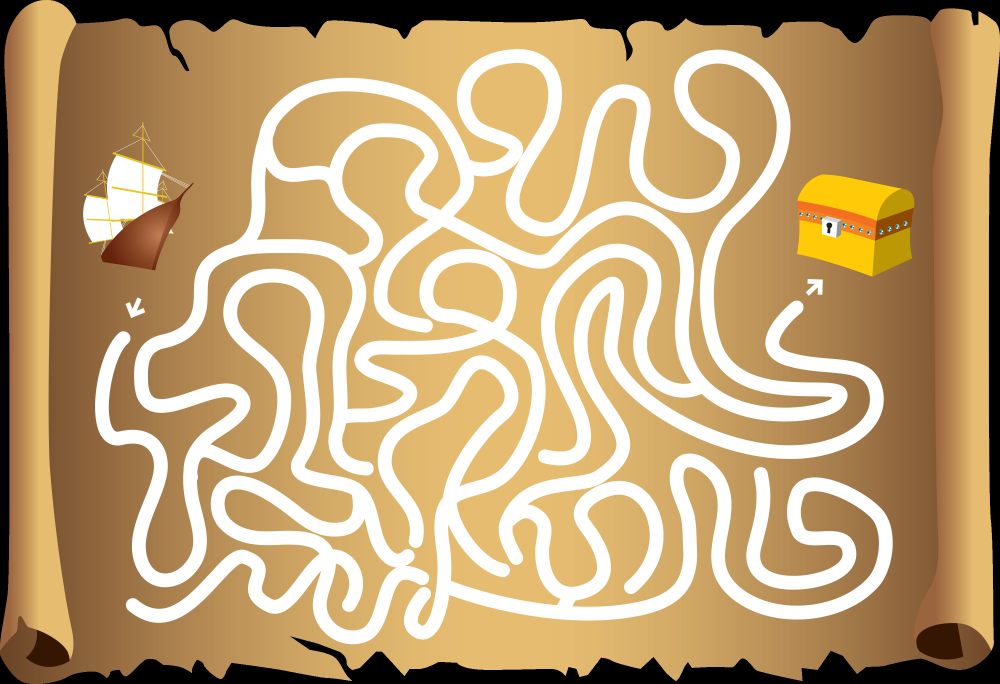
#> input picture maze_map_example.png, 1000 x 684 px
$ jupyter execute Path_planning_report.ipynb
#> lines starting #> are read from the running program, lines starting #| are printed output that depends on the picture; after the words box and inside, x2 and y2 are one past the last pixel; in counts of white or black regions, pixels touching at a corner belong together
## Path Planning

For the path planning component, we employed **cell decomposition** combined with the **Best-First Search** strategy, which led us to implement the A* algorithm.

### Disclaimer

The A* pathfinding algorithm was developed by following the pseudocode provided in the lecture *"Space Robotics Systems"*, delivered by Prof. Antonio Genova and Dr. Edoardo Del Vecchio from the Department of Mechanical and Aerospace Engineering, Sapienza University of Rome. During the development process, I used **ChatGPT** by OpenAI and **GitHub Copilot** to help refine the implementation, improve the code structure, and add meaningful comments. These tools provided suggestions that I adapted to meet the specific requirements of this project. This acknowledgment ensures transparency and helps prevent concerns related to plagiarism.

### Implementation Overview
To implement the A* algorithm, we followed this pseudocode:

### Importing Required Libraries

[cell 1]
import math
import numpy as np
import heapq
from PIL import Image, ImageDraw

### NODE Class Overview

The `NODE` class is designed to represent a point in the grid, encapsulating all the necessary attributes and methods for implementing the A* pathfinding algorithm. Below, we describe the key components of the `NODE` class and their roles:

#### **Attributes and Methods**

- `position`: Represents the coordinates of the node on the grid (e.g., `[x, y]`).

- `g`: The **cost** from the starting node to the current node. It is initialized to infinity (`float('inf')`) to indicate that nodes start off as unexplored.

- `h`: The **heuristic estimate** of the cost from the current node to the goal. This value guides the A* algorithm toward the goal.

- `f`: The **total cost**, computed as `f = g + h`. This value is used to prioritize nodes during the search.

- `parent`: A reference to the **parent node** in the path, used for path reconstruction.

- **Comparison (`__lt__`)**:
This method allows nodes to be compared based on their f value. It is crucial because we use heapq, a priority queue that requires comparison for efficient sorting.

- **String Representation (`__repr__`)**:
This method defines how the node should be represented when printed.

- **Path Reconstruction (`reconstruct_path`)**:
This static method is used to reconstruct the optimal path once the goal is reached. Starting from the goal node, it traces back through each node’s parent attribute until it reaches the start, thereby creating the complete path.

[cell 2]
class NODE:
    def __init__(self, position, g=float('inf'), h=0, parent=None):
        self.position = position
        self.g = g
        self.h = h
        self.f = g + h
        self.parent = parent

    # Nodes will be compared based on their f value, we use this because of the heapq
    def __lt__(self, other):
        return self.f < other.f

    # Function to represent the node
    def __repr__(self):
        return f"Node(position={self.position}, g={self.g}, h={self.h}, f={self.f})"

    @staticmethod
    def reconstruct_path(node):
        path = []
        while node:
            path.append(node.position)
            node = node.parent
        return path[::-1]

### Heuristic Function: Octile Distance

The heuristic function used in this implementation is based on the **Octile distance**, which is suitable when diagonal movement is allowed (resulting in 8 possible movement directions). This heuristic ensures an efficient estimation of the shortest path by considering both orthogonal and diagonal moves.
The values assigned to these movements are:
- Vertical/Horizontal Movement Cost = 1
- Diagonal Movement Cost = $\sqrt{2} \approx 1.414$

[cell 3]
# Heuristic function using Octile distance (allowing 8 directions of movement)
def Heuristic_function(node, goal):
    dx = abs(node.position[0] - goal.position[0])
    dy = abs(node.position[1] - goal.position[1])
    return max(dx, dy) + (math.sqrt(2) - 1) * min(dx, dy)

### A* Pathfinding Algorithm

The `A_star` function is the core of our path planning, implementing the A* search algorithm to find an optimal path from a start to a goal position on a grid-based map. Below, we provide a breakdown of how the algorithm operates:

#### Explanation of the Key Steps

- **Initialization**:
  - **Start and Goal Nodes**: The function begins by creating a start node (`START_NODE`) with `g = 0` (the cost to reach the start node is zero) and a goal node (`GOAL_NODE`).
  - **Heuristic Calculation**: The heuristic (`h`) for the start node is computed using the `Heuristic_function`.
  - **Data Structures**:
    - **Open List** (`OPEN_list`): A priority queue that stores nodes yet to be explored, sorted based on their `f` value (total estimated cost).
    - **Closed Set** (`CLOSED_set`): A set that tracks nodes that have already been explored.
    - **Nodes Dictionary** (`nodes`): Tracks nodes that have already been visited, ensuring that if a node is revisited, the algorithm always uses the shortest known path to reach it rather than simply using the most recent path.

- **Environment Matrix Representation**:
  - The **environment map** is represented as a matrix where:
    - **`0`** indicates a **free path** that the algorithm can traverse.
    - **`1`** indicates an **obstacle** that cannot be crossed.

- **Search Loop**:
  - The algorithm proceeds until the **open list** is empty. It repeatedly pops the node with the **lowest `f` value** from the open list.
  - If the **current node** is already in the closed set, it is skipped to avoid redundant processing. Otherwise, it is added to the closed set for tracking purposes.

- **Goal Check**:
  - If the current node's position matches the goal, the function reconstructs the **optimal path** using the `reconstruct_path()` method.

- **Exploration of Neighboring Nodes**:
  - **Moves**: The possible moves include 8 directions — vertical, horizontal, and diagonal.
  - For each potential move:
    - The **neighbor's position** is calculated, and checks are performed to ensure that it is within bounds and is not an obstacle.
    - If the position is already in the closed set, it is skipped.
    - The **movement cost** is calculated:
      - **Vertical/Horizontal Movement Cost** = 1
      - **Diagonal Movement Cost** = $\sqrt{2} \approx 1.414$
  - The **tentative cost (`g_tentative`)** to reach the neighbor is computed by adding the movement cost to the `g` value of the current node.

- **Neighbor Node Handling**:
  - If the neighbor node does not exist in the `nodes` dictionary, a **new node** is created.
  - If the newly found path to the neighbor is **more efficient** than any previously known path (i.e., has a lower `g` value), the neighbor node's values are updated to reflect this improvement.
  - The neighbor node is then added to the **open list** for future exploration.

- **No Path Found**:
  - If the **open list** is exhausted without reaching the goal, the function returns **`None`** and prints "No path found."

[cell 4]
def A_star(environment_map, start_position, goal_position):

    # Create the start and goal nodes
    start_node = NODE(start_position, g=0)
    goal_node = NODE(goal_position)

    # Set the heuristic value for the start node
    start_node.h = Heuristic_function(start_node, goal_node)
    start_node.f = start_node.g + start_node.h

    # Initialize the open and closed lists
    open_list = []
    heapq.heappush(open_list, start_node)
    closed_set = set()

    # Dictionary to keep track of nodes
    nodes = {}
    nodes[tuple(start_node.position)] = start_node

    while open_list:
        # Pop the node with the lowest f value
        current_node = heapq.heappop(open_list)

        # If the current node is in the closed set, skip it
        if tuple(current_node.position) in closed_set:
            continue

        # Add the current node's position to the closed set
        closed_set.add(tuple(current_node.position))

        # If the current node is the goal, reconstruct the path
        if current_node.position == goal_node.position:
            path = NODE.reconstruct_path(current_node)
            return path

        # Possible moves: 8 directions (including diagonals)
        moves = [[1, 0], [0, 1], [-1, 0], [0, -1],
                 [1, 1], [-1, -1], [1, -1], [-1, 1]]

        # Explore neighbors
        for move in moves:
            neighbor_position = [current_node.position[0] + move[0],
                                 current_node.position[1] + move[1]]
            neighbor_pos = tuple(neighbor_position)

            # Skip if out of bounds or obstacle
            if (neighbor_position[0] < 0 or neighbor_position[0] >= environment_map.shape[0] or
                neighbor_position[1] < 0 or neighbor_position[1] >= environment_map.shape[1] or
                environment_map[neighbor_position[0], neighbor_position[1]] == 1):
                continue

            # Skip if in closed set
            if neighbor_pos in closed_set:
                continue

            # Calculate movement cost (diagonal movement cost is sqrt(2))
            dx = abs(move[0])
            dy = abs(move[1])
            movement_cost = math.sqrt(2) if dx == 1 and dy == 1 else 1

            # Calculate tentative g value
            g_tentative = current_node.g + movement_cost

            # Create or get the neighbor node
            if neighbor_pos not in nodes:
                neighbor_node = NODE(neighbor_position)
                nodes[neighbor_pos] = neighbor_node
            else:
                neighbor_node = nodes[neighbor_pos]

            # If this path to neighbor is better, record it
            if g_tentative < neighbor_node.g:
                neighbor_node.g = g_tentative
                neighbor_node.h = Heuristic_function(neighbor_node, goal_node)
                neighbor_node.f = neighbor_node.g + neighbor_node.h
                neighbor_node.parent = current_node

                # Add the neighbor to the open list
                heapq.heappush(open_list, neighbor_node)

    print("No path found.")
    return None

### Example: Finding the Treasure

To illustrate how our A* pathfinding algorithm works, we present a simple example: the goal is to reach the **treasure** in the shortest possible path.

In the following grid map:

- The **starting point** is marked by a **pirate boat**, and the **goal** is to reach the **treasure**.
- The algorithm efficiently navigates through free paths while avoiding obstacles to determine the optimal route.

Below is an illustration of the grid:

[cell 5]
def convert_image_to_binary_array(image_path):
    # Load the image
#> called with image_path = 'maze_map_example.png'
    image = Image.open(image_path)
#> image is the input picture: PIL image 1000x684 RGB; mean R, G, B 191.1, 160.9, 117.1

    # Convert the image to grayscale
    image = image.convert("L")
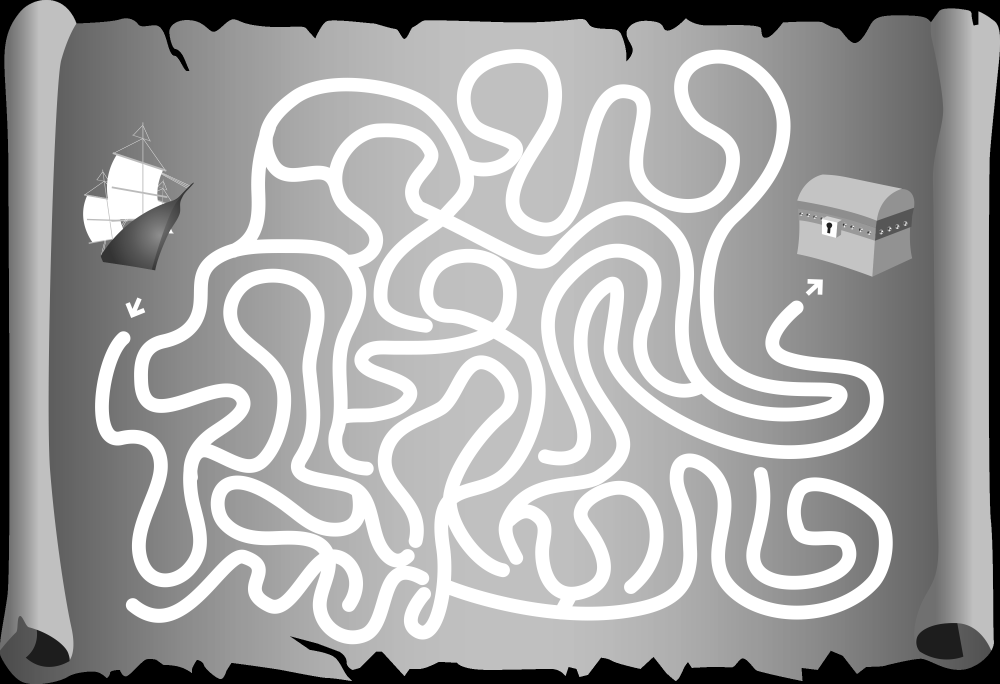
#> image: PIL image 1000x684 L; min 0, max 255, mean 165

    # Set the binary threshold
    binary_threshold = 200

    # Convert grayscale to binary image
    bw_image = image.point(lambda p: p < binary_threshold and 1)
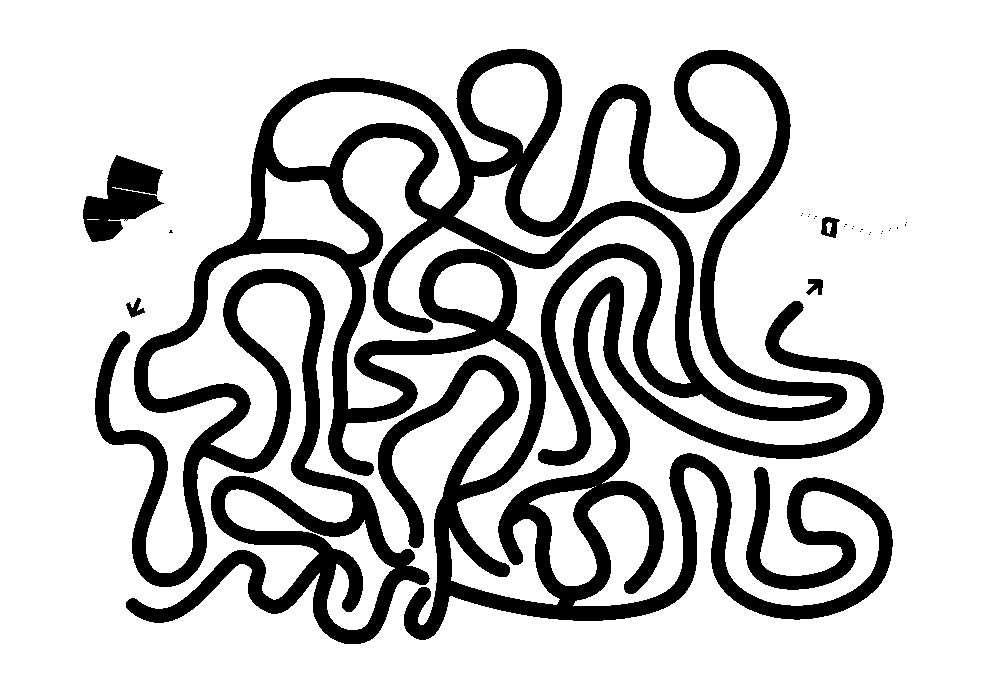
#> bw_image: PIL image 1000x684 L; values 0 (black) and 1 (white), 78.1% white; 27 black regions (22 under 20 px), largest, box (x1, y1, x2, y2) and area: (95, 49, 893, 644) 145452, (83, 155, 164, 242) 3877, (821, 217, 840, 238) 242, (806, 279, 823, 295) 181, (126, 298, 145, 318) 178

    # Convert image to numpy array
    binary_matrix = np.array(bw_image)
    return binary_matrix

def swap_path_coordinates(path_coordinates):
    # Swap the x and y coordinates of the path (to match the image)
    swapped_path = [[y, x] for x, y in path_coordinates]
    return swapped_path

def display_path(maze_name, path):
    # Load the maze image
    maze_path = maze_name
    maze_img = Image.open(maze_path)

    # Convert the maze image to RGB (to draw in color)
    maze_img = maze_img.convert("RGB")

    # Swap the x and y coordinates of the path (to match the image)
    path = swap_path_coordinates(path)

    # Create a drawing object
    draw = ImageDraw.Draw(maze_img)

    # Draw the path (red line or points)
    for i in range(len(path) - 1):
        x1, y1 = path[i]
        x2, y2 = path[i + 1]
        draw.line((x1, y1, x2, y2), fill=(255, 0, 0), width=4)  # Red line with width 2

    # Save and show the image
    maze_img.save("maze_with_path.png")
    maze_img.show()
    return

# Test the A* algorithm

# Define the start and goal positions
start_position = [340, 120]
goal_position = [310, 793]

# Load the binary matrix from the image
binary_matrix = convert_image_to_binary_array("maze_map_example.png")

# Find the path using A*
path = A_star(binary_matrix, start_position, goal_position)
#> path = 2274 pairs, first value 136 to 605, second value 108 to 870

# Display the path on the maze image
display_path("maze_map_example.png", path)
#> in swap_path_coordinates, `swapped_path = [[y, x] for x, y in path_coordinates]`: swapped_path = 2274 pairs, first value 108 to 870, second value 136 to 605
#> in display_path, `path = swap_path_coordinates(path)`: path has the same summary as swapped_path in swap_path_coordinates
#> the loop in display_path, `for i in range(len(path) - 1):` made 2273 passes
#> (x1, x2) on passes 1 to 3: (120, 120), (120, 120), (120, 120)
#> in display_path, `maze_img.save("maze_with_path.png")`:
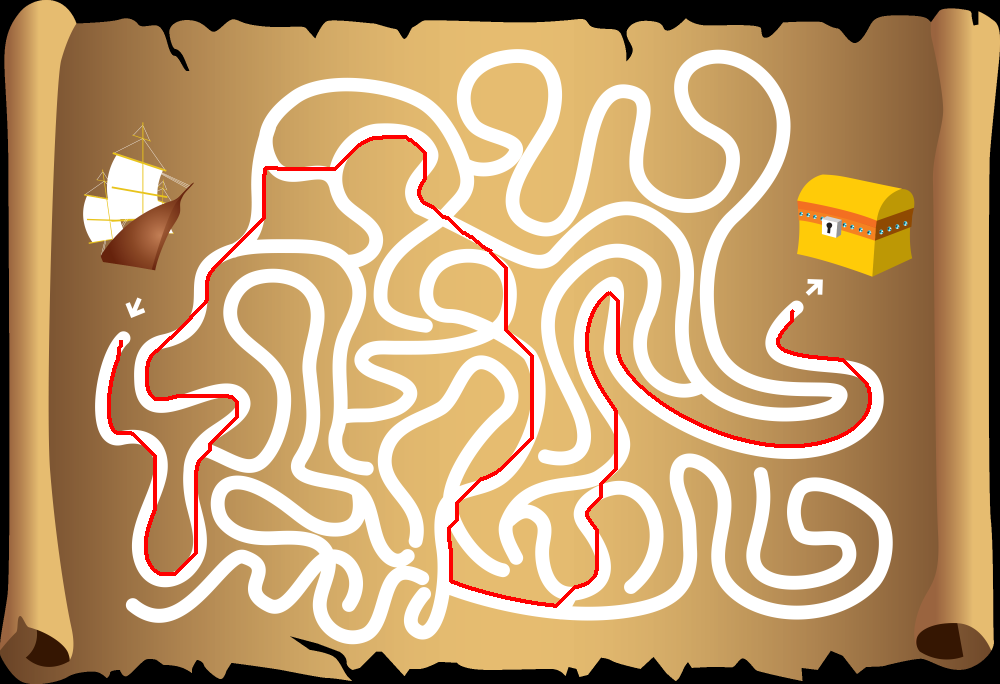
#> saved as maze_with_path.png: PIL image 1000x684 RGB; mean R, G, B 191.3, 157.6, 113.9
